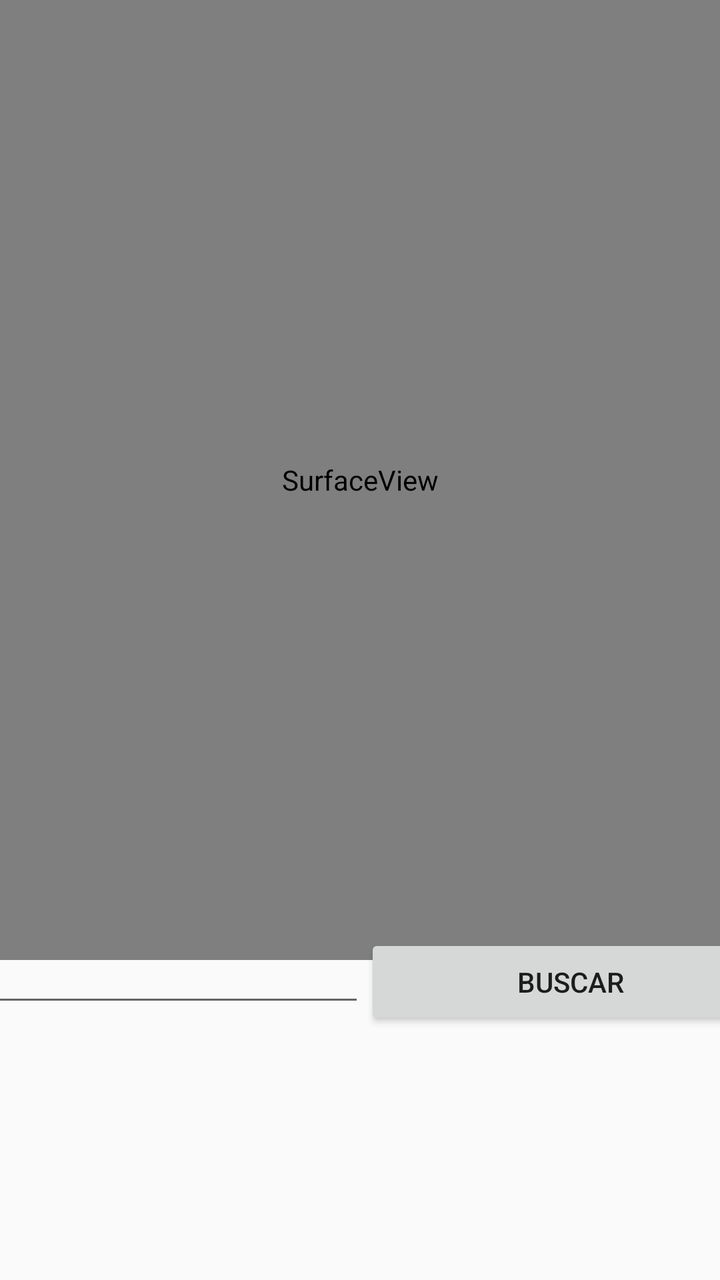
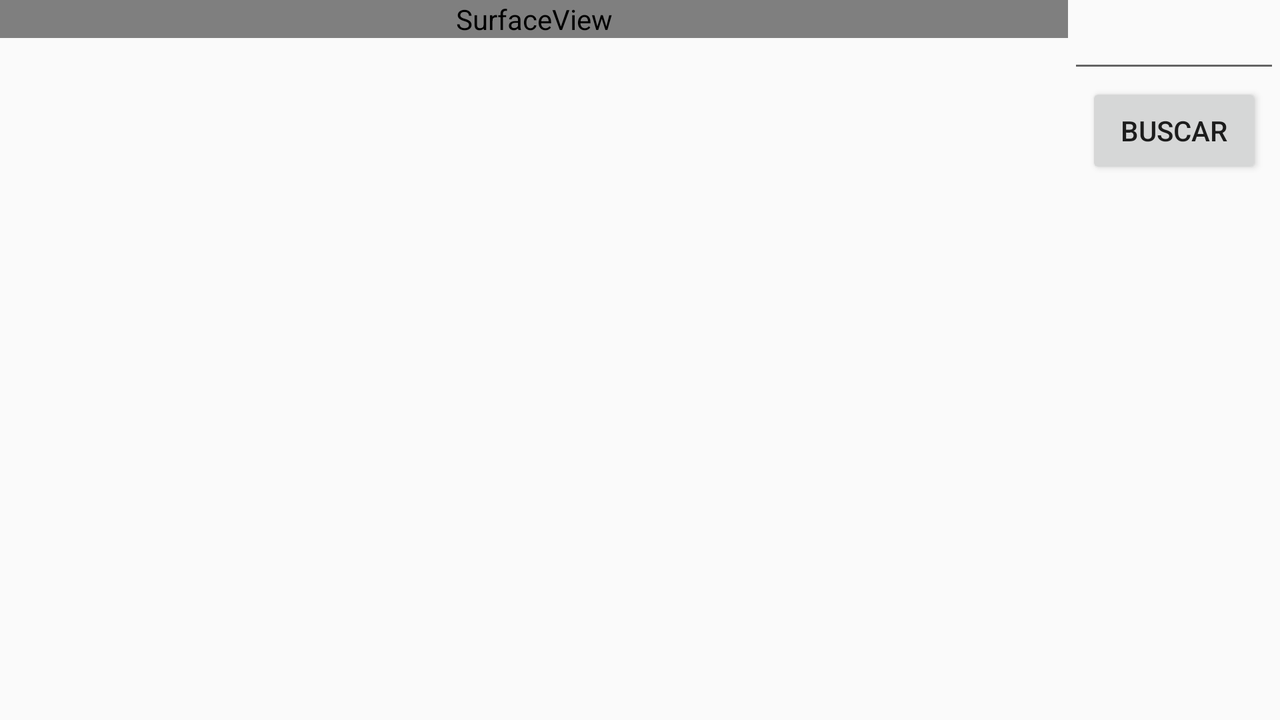

An Android layout and its configuration variant, each rendered on a device that would load it. The default file and the variant file are quoted in full after the pictures.
<!-- AndroidManifest.xml: application theme AppTheme -->
<!-- res/layout/qr_reader.xml -->
<?xml version="1.0" encoding="utf-8"?>
<androidx.constraintlayout.widget.ConstraintLayout xmlns:android="http://schemas.android.com/apk/res/android"
    xmlns:app="http://schemas.android.com/apk/res-auto"
    xmlns:tools="http://schemas.android.com/tools"
    android:layout_width="match_parent"
    android:layout_height="wrap_content"
    android:layout_gravity="center_horizontal"
    tools:context=".MainActivity">

    <SurfaceView
        android:id="@+id/cameraSurfaceView"
        android:layout_width="match_parent"
        android:layout_height="480dp"
        app:layout_constraintStart_toStartOf="parent"
        app:layout_constraintTop_toTopOf="parent" />

    <RelativeLayout
        android:id="@+id/containerInfoItem"
        android:layout_width="416dp"
        android:layout_height="214dp"
        android:layout_marginTop="28dp"
        android:gravity="center_horizontal"
        android:orientation="horizontal"
        app:layout_constraintBottom_toBottomOf="parent"
        app:layout_constraintEnd_toEndOf="parent"
        app:layout_constraintStart_toStartOf="parent"
        app:layout_constraintTop_toBottomOf="@id/cameraSurfaceView">

        <EditText
            android:id="@+id/codeInput"
            android:layout_width="wrap_content"
            android:layout_height="wrap_content"
            android:layout_alignParentStart="true"
            android:layout_marginStart="0dp"
            android:ems="10"
            android:importantForAutofill="no"
            android:inputType="textPersonName" />

        <Button
            android:id="@+id/searchButton"
            android:layout_width="wrap_content"
            android:layout_height="wrap_content"
            android:layout_alignParentEnd="true"
            android:layout_toRightOf="@+id/codeInput"
            android:text="Buscar"
            tools:ignore="HardcodedText" />

        <TextView
            android:id="@+id/resultText"
            android:layout_width="wrap_content"
            android:layout_height="wrap_content"
            android:layout_below="@id/codeInput"
            android:layout_centerHorizontal="true"
            android:layout_marginTop="30dp"
            android:autoSizeTextType="uniform"
            android:singleLine="false"
            android:text="Terminal Aleatorio"
            android:textSize="18sp"
            android:visibility="invisible" />

        <Button
            android:id="@+id/buttonSend"
            android:layout_width="wrap_content"
            android:layout_height="wrap_content"
            android:layout_below="@+id/resultText"
            android:layout_centerHorizontal="true"
            android:layout_marginTop="30dp"
            android:layout_marginEnd="-1dp"
            android:text="Enviar"
            android:visibility="invisible" />

        <ProgressBar
            android:id="@+id/progressBar"
            style="?android:attr/progressBarStyle"
            android:layout_width="wrap_content"
            android:layout_height="wrap_content"
            android:layout_below="@id/codeInput"
            android:layout_centerHorizontal="true"
            android:layout_marginTop="20dp"
            android:visibility="invisible" />

    </RelativeLayout>


</androidx.constraintlayout.widget.ConstraintLayout>
<!-- resources referenced by this layout -->
<resources>
  <!-- from res/values-v19/ -->
  <style name="AppTheme" parent="Theme.AppCompat.Light.NoActionBar">
          
          <item name="colorPrimary">@color/colorPrimary</item>
          <item name="colorPrimaryDark">@color/colorPrimaryDark</item>
          <item name="colorAccent">@color/colorAccent</item>
          <item name="android:fitsSystemWindows">true</item>
      </style>
</resources>
<!-- res/layout-land/qr_reader.xml (the repository's variant of the layout above) -->
<!-- drawn on the phone turned sideways -->
<?xml version="1.0" encoding="utf-8"?>
<androidx.constraintlayout.widget.ConstraintLayout xmlns:android="http://schemas.android.com/apk/res/android"
    xmlns:app="http://schemas.android.com/apk/res-auto"
    xmlns:tools="http://schemas.android.com/tools"
    android:layout_width="match_parent"
    android:layout_height="match_parent"
    tools:context=".MainActivity">

    <androidx.constraintlayout.widget.Guideline
        android:id="@+id/guideline2"
        android:layout_width="wrap_content"
        android:layout_height="wrap_content"
        android:orientation="vertical"
        app:layout_constraintGuide_begin="534dp" />

    <SurfaceView
        android:id="@+id/cameraSurfaceView"
        android:layout_width="0dp"
        android:layout_height="wrap_content"
        app:layout_constraintEnd_toStartOf="@id/guideline2"
        app:layout_constraintStart_toStartOf="parent"
        app:layout_constraintTop_toTopOf="parent" />

    <RelativeLayout
        android:id="@+id/containerInfoItem"
        android:layout_width="0dp"
        android:layout_height="match_parent"
        android:gravity="center_horizontal"
        android:orientation="horizontal"
        app:layout_constraintEnd_toEndOf="parent"
        app:layout_constraintStart_toEndOf="@id/guideline2"
        app:layout_constraintTop_toTopOf="parent">

        <EditText
            android:id="@+id/codeInput"
            android:layout_width="wrap_content"
            android:layout_height="wrap_content"
            android:layout_alignParentStart="true"
            android:layout_marginStart="0dp"
            android:ems="10"
            android:importantForAutofill="no"
            android:inputType="textPersonName" />

        <Button
            android:id="@+id/searchButton"
            android:layout_width="wrap_content"
            android:layout_height="wrap_content"
            android:layout_below="@id/codeInput"
            android:layout_centerHorizontal="true"
            android:text="Buscar"
            tools:ignore="HardcodedText" />

        <TextView
            android:id="@+id/resultText"
            android:layout_width="wrap_content"
            android:layout_height="wrap_content"
            android:layout_below="@id/searchButton"
            android:layout_centerHorizontal="true"
            android:layout_marginTop="30dp"
            android:text="Terminal Aleatorio aaaaaaaaaaaaaaaaaaaaaaaaaaaaaaaaaaaaaa"
            android:textSize="10sp"
            android:visibility="invisible" />

        <Button
            android:id="@+id/buttonSend"
            android:layout_width="wrap_content"
            android:layout_height="wrap_content"
            android:layout_below="@+id/resultText"
            android:layout_centerHorizontal="true"
            android:layout_marginTop="30dp"
            android:layout_marginEnd="-1dp"
            android:text="Enviar"
            android:visibility="invisible" />

        <ProgressBar
            android:id="@+id/progressBar"
            style="?android:attr/progressBarStyle"
            android:layout_width="wrap_content"
            android:layout_height="wrap_content"
            android:layout_below="@id/searchButton"
            android:layout_centerHorizontal="true"
            android:layout_marginTop="20dp"
            android:visibility="invisible" />

    </RelativeLayout>


</androidx.constraintlayout.widget.ConstraintLayout>
